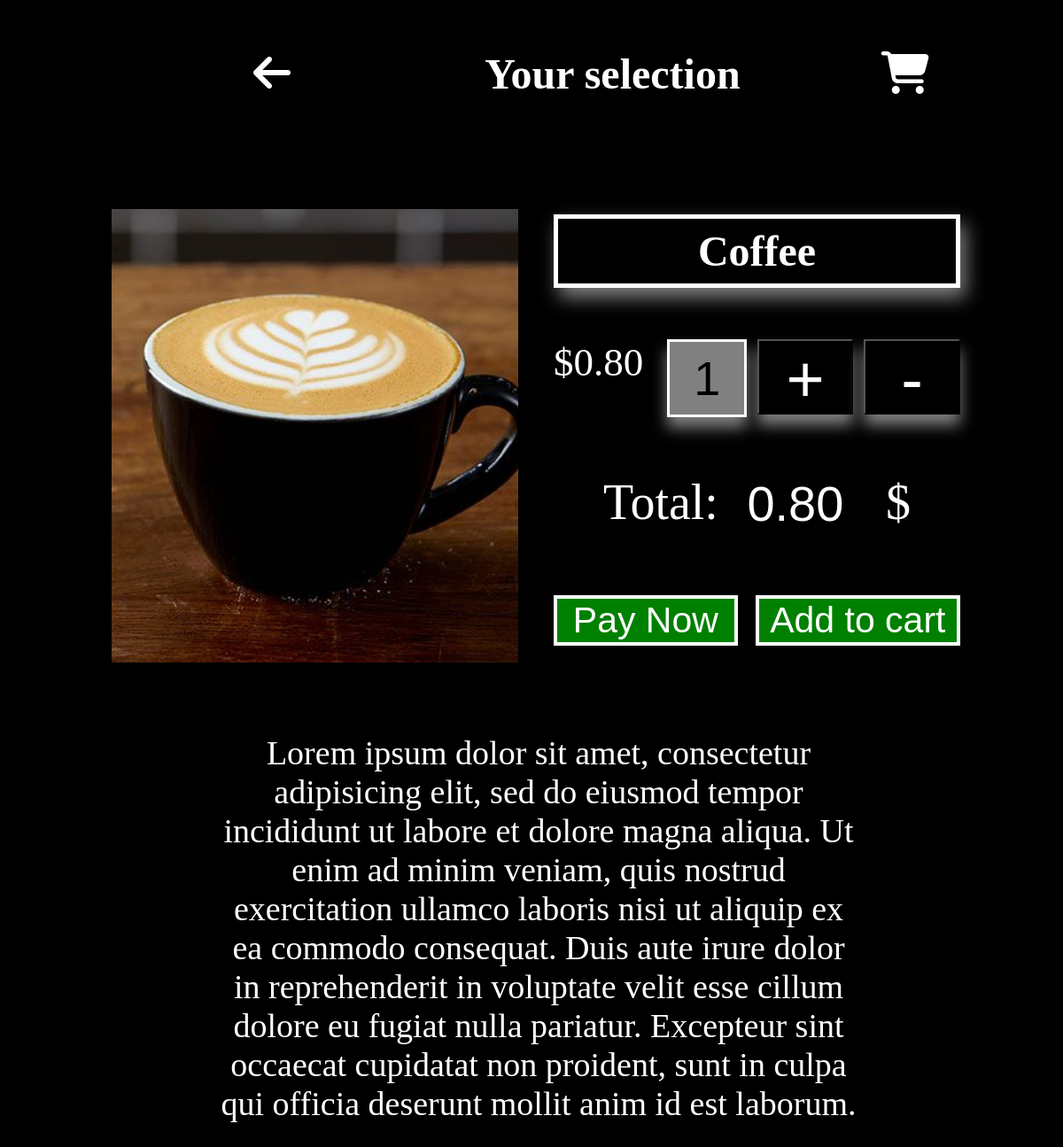
Screenshot of /drinks/Coffee with the database file from the repository.
### coffee_machine/models.py (models this page shows, shortened)
class CoffeMachine(models.Model):
    productName = models.CharField(max_length=100)
    price_with_profit = models.DecimalField(max_digits=5, decimal_places=2)

### coffee_machine/views.py (the view)
# urls.py: path('drinks/<str:name>', views.drinks, name='drinks'),
def drinks(request, name):
    if request.user.is_authenticated:
        customer = request.user.customer
        order, created = Order.objects.get_or_create(customer=customer, complete=False)
        items = order.orderitem_set.all()
        cartItems = order.get_cart_items
    else:
        items = []
        order = {'get_cart_total': 0, 'get_cart_items': 0}
        cartItems = order['get_cart_items']
    drink = CoffeMachine.objects.get(productName=name)
    price = drink.price_with_profit
    name = drink.productName
    context = {'price': price, 'name': name, 'drink': drink}
    return render(request, 'drinks_info.html', context)

### coffee_machine/templates/drinks_info.html (shortened to what this page needs)
<!DOCTYPE html>
<html lang="en">
<head>
    {% extends 'base.html' %}
    {% load static %}
     {% block content %}
         <section class="images">
            <nav class="title">
                <a href="{% url 'main' %}"><button class="back"><i class="fa-solid fa-arrow-left"></i></button></a>
                <h1 class="title-heading">Your selection</h1>
                <a href="{% url 'cart' %}">
                    <button class="cart"><i class="fa-solid fa-cart-shopping"></i></button>
                </a>
            </nav>
             <div class="main-pg">
                <div class="image">
                    <img src="{% static 'images/'|add:drink.productName|add:'.jpg' %}" />
                </div>
                <div class="quantities">
                    <h1 class="drink-name">{{ drink.productName }}</h1>#}
                    <div class="quantities-select">
                        <span class="drink-price">${{ price }}</span>
                        <input id="quantity" type="text" name="name" value="1" readonly>
                        <button class="plus-btn" type="button" name="button">+</button>
                        <button class="minus-btn" type="button" name="button">-</button>
                    </div>
                    <div class="total-price">
                        <span class="total-price-text">Total:</span>
                        <input class="tot-price" type="number" id="price" value="{{ total.value }}" disabled><span>$</span>
                    </div>
                    <div class="add-to-cart">
                        <button id="show-img-btn" class="pay-now-btn" type="button" name="button">Pay Now</button>
                        <button data-product="{{ drink.id }}" data-action="add" class="add-to-cart-btn update-cart" type="button">Add to cart</button>
                    </div>
                </div>
            </div>
            <div class="coffee-desc">
                <p>
                    Lorem ipsum dolor sit amet, consectetur adipisicing elit, sed do eiusmod tempor incididunt ut labore et dolore magna aliqua. Ut enim ad minim veniam, quis nostrud exercitation ullamco laboris nisi ut aliquip ex ea commodo consequat. Duis aute irure dolor in reprehenderit in voluptate velit esse cillum dolore eu fugiat nulla pariatur. Excepteur sint occaecat cupidatat non proident, sunt in culpa qui officia deserunt mollit anim id est laborum.
                </p>
            </div>
        </section>
    {% endblock %}

### coffee_machine/static/Coffe.css (style rules this page uses)
body { background-color: black; }
.images { display: flex; flex-wrap: wrap; justify-content: space-around; }
.image { width: 45%; height: 32rem; margin: 30px; text-align: center; border: none; border-radius: 15px; position: relative; top: 34px; font-size: 36rem; }
.image img { width: 100%; height: 100%; object-fit: cover; }
a { text-decoration: none; }
.quantities h1 { color: white; font-size: 48px; display: flex; justify-content: center; }
input { width: 13rem; text-align: center; font-size: 35px; }
.quantities { display: flex; flex-direction: column; justify-content: space-between; height: 35rem; margin-left: 10px; width: 37%; }
section { position: absolute; height: 80%; width: 100%; }
.drink-name { padding: 9px; border: 5px solid white; text-align: center; display: block; font-size: 54px; margin-top: 77px; box-shadow: 6px 11px 20px 0 gray; }
.drink-price { font-size: 45px; color: white; margin-right: 15px; }
input { width: 149px; text-align: center; font-size: 56px; }
.quantities-select input { width: 5rem; height: 5rem; font-size: 54px; background-color: gray; border: 3px solid white; box-shadow: 0 12px 16px 0 gray; }
.plus-btn { font-size: 74px; width: 206px; height: 85px; }
.minus-btn { font-size: 74px; width: 13rem; height: 85px; }
.total-price { font-size: 56px; color: white; margin-top: 4rem; justify-content: center; display: flex; gap: 18px; }
.pay-now-btn { font-size: 41px; background-color: green; color: white; margin-right: 20px; width: 25rem; max-height: 65px; border: 4px solid; cursor: pointer; }
.add-to-cart-btn { font-size: 41px; background-color: green; color: white; width: 28rem; max-height: 65px; border: 4px solid; cursor: pointer; }
.title { display: flex; flex-direction: row; justify-content: space-between; align-items: center; width: 100%; margin-left: 17rem; }
.main-pg { display: flex; justify-content: center; align-items: center; width: 70%; height: auto; }
.quantities-select { display: flex; gap: 12px; }
.tot-price { border: none; background-color: black; color: white; }
.add-to-cart { margin-top: 70px; display: flex; }
.title h1 { color: white; font-size: 48px; padding-left: 60px; display: flex; justify-content: center; text-align: center; }
.title button { cursor: pointer; border: none; background: none; font-size: 3rem; color: white; }
.coffee-desc p { color: white; font-size: 38px; text-align: center; width: 59rem; margin-top: 97px; }
.plus-btn, .minus-btn { transition-duration: 1s; background-color: black; color: white; box-shadow: 0 12px 16px 0 gray; cursor: pointer; }

### coffee_machine/static/responsive.css (style rules this page uses)
@media only screen and (max-width: 1700px) { .quantities { width: 41%; } }
@media only screen and (max-width: 1617px) { .coffee-desc p { width: 54rem; } }
@media only screen and (max-width: 1600px) { .quantities { width: 46%; } }
@media only screen and (max-width: 1600px) { .coffee-desc p { width: 54rem; } }
@media only screen and (max-width: 1382px) { .coffee-desc p { width: 45rem; } }
@media only screen and (max-width: 1351px) { .quantities { width: 50%; } }
@media only screen and (max-width: 1351px) { .main-pg { width: 73%; margin-left: -3%; } }
@media only screen and (max-width: 1238px) { .quantities { width: 41%; } }
@media only screen and (max-width: 1238px) { .main-pg { width: 80%; margin-left: -5%; } }
@media only screen and (max-width: 1238px) { .quantities { width: 45%; } }
@media only screen and (max-width: 1238px) { .main-pg { width: 80%; margin-left: -3%; } }
@media only screen and (max-width: 1206px) { .main-pg { width: 85%; } }

### rows the page displays
CoffeMachine: productName (picture), productName "Coffee", price_with_profit "0.80"
